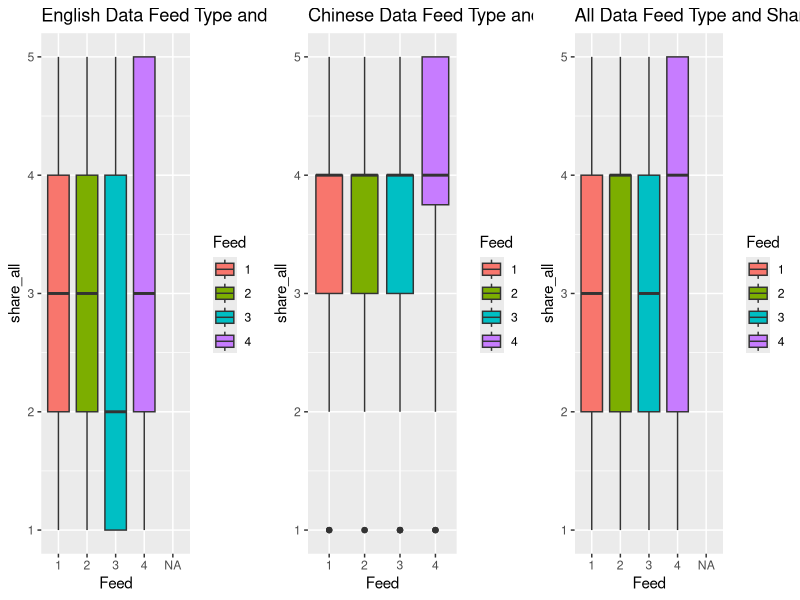
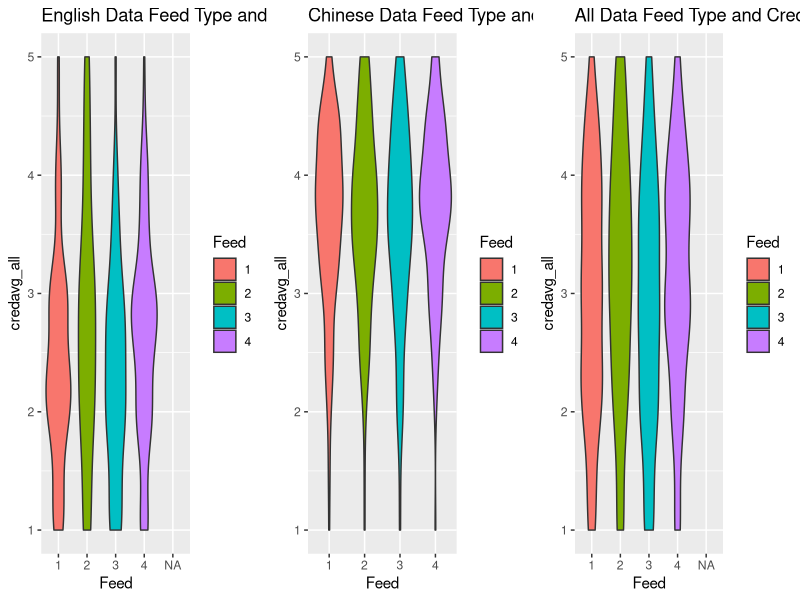
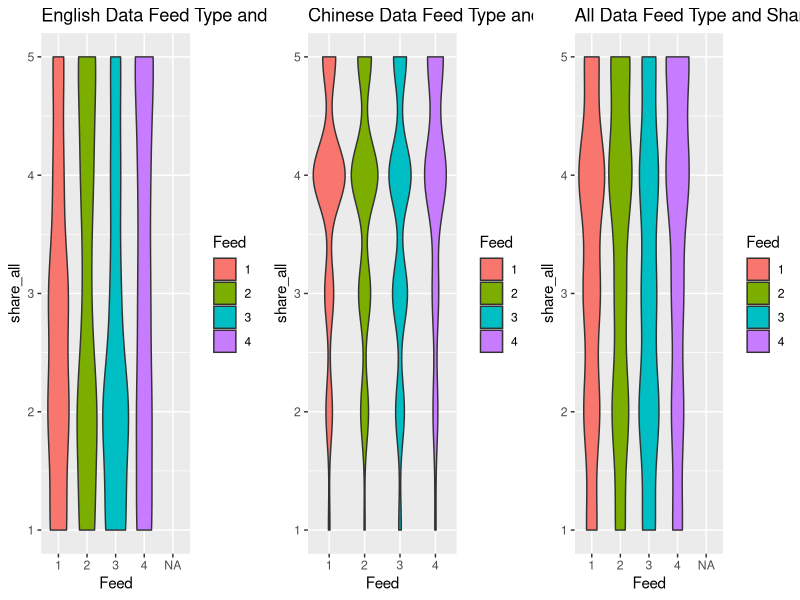
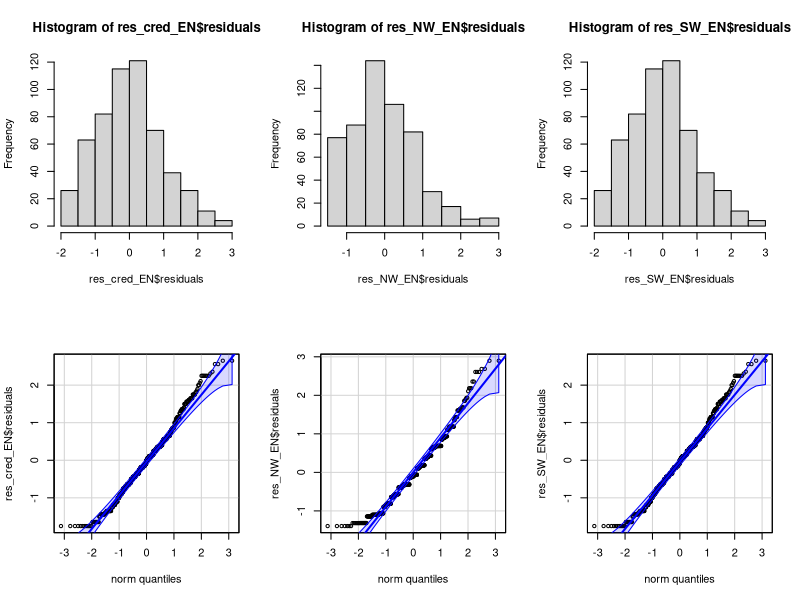
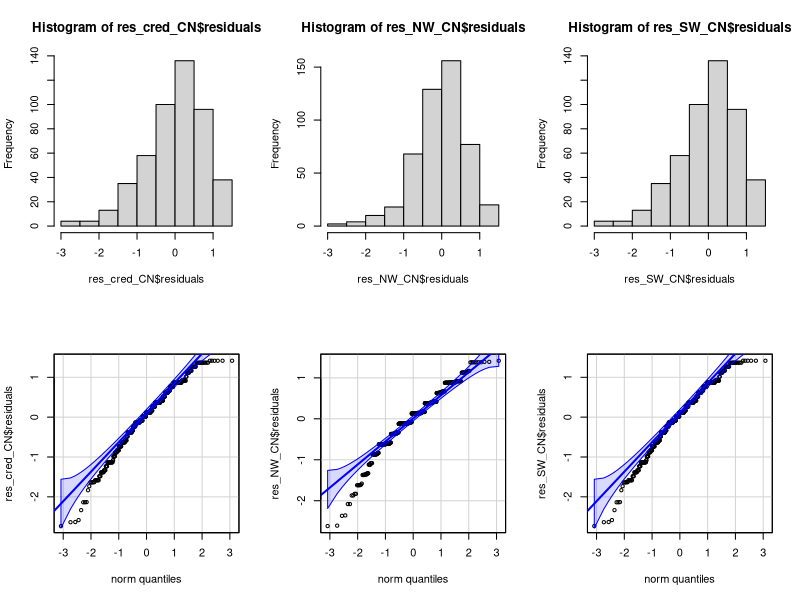
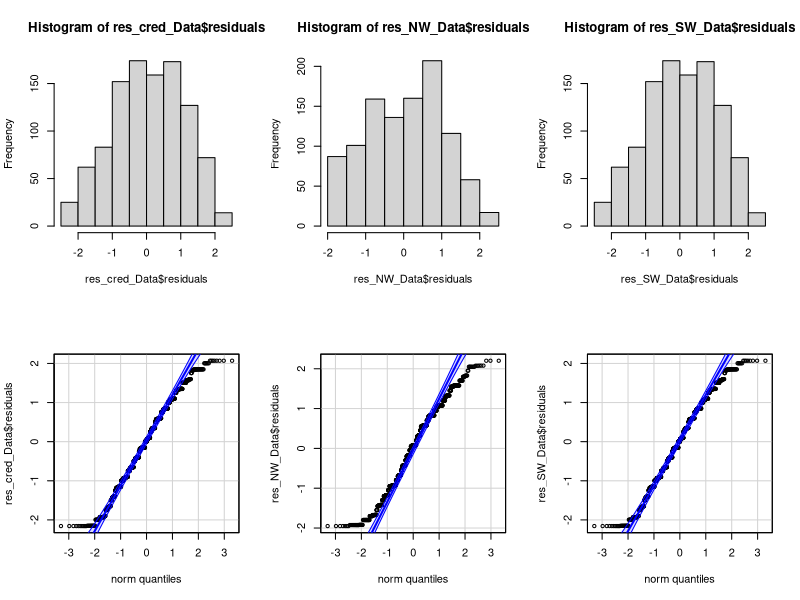

Source code (R) for these figures, in order:
## ---- chunk 1
knitr::opts_chunk$set(echo = TRUE)
## ---- chunk 2
library(readr)
library(dplyr)
library(car)
library(ggplot2)
library(gridExtra)
## ---- chunk 3
CNdata_filtered_120123 <- read_csv("CNdata_filtered_120123.csv")
ENdata_filtered_110123 <- read_csv("ENdata_filtered_110123.csv")
## ---- chunk 4
###need to use cred and nw totals... 

#Chinese data, renaming/changing data types to factors
CNdata_filtered_120123$Feed <- CNdata_filtered_120123$feed_typefour
CNdata_filtered_120123$Feed <- as.factor(CNdata_filtered_120123$Feed)
CNdata_filtered_120123$valence <- as.factor(CNdata_filtered_120123$valence)

#Chinese data, selecting relevant variables
Data_CN <- CNdata_filtered_120123 |> 
  dplyr::select(Feed,valence,credavg_all,nwavg_all,share_all,NewsSharing_SM,NewsCred_SM,AI_acceptance,GenTech_op,gender,age) |> 
  mutate(Group = 1)

#English data, adding/renaming relevant variables
ENdata_filtered_110123$NewsCred_SM <- unlist(ENdata_filtered_110123[,255])#rename to match CN data

#English data, selecting relevant variables
Data_EN <-ENdata_filtered_110123 |> 
  dplyr::mutate(valence = feed_valence) |>
  dplyr::mutate(Feed = feedtype_four) |> 
  dplyr::select(Feed,valence,credavg_all,nwavg_all,share_all,NewsSharing_SM,NewsCred_SM,AI_acceptance,GenTech_op,gender,age) |> 
  mutate(Group = 0)

#English data, changing data types to factors
Data_EN$Feed <- as.factor(Data_EN$Feed)
Data_EN$valence <- as.factor(Data_EN$valence)

#one dataframe, Group (1 = Chinese 0 = American)
Data <- rbind(Data_CN,Data_EN)
Data$Group <- as.factor(Data$Group)

#fixing age and gender
Data$age <- 2024 - Data$age
Data$gender <- as.factor(Data$gender)

#can select additional variables for regression, these were just the ones that stuck out as easy to add
## ---- chunk 5
#Feed X Shareworthiness (ordinal, so boxplot)
boxS1 <- ggplot(Data_EN, aes(Feed,share_all,fill=Feed)) +
  geom_boxplot() + 
  ggtitle("English Data Feed Type and Shareworthiness Scores (Ordinal)")

boxS2 <- ggplot(Data_CN, aes(Feed,share_all,fill=Feed)) +
  geom_boxplot() + 
  ggtitle("Chinese Data Feed Type and Shareworthiness Scores (Ordinal)")

boxS3 <- ggplot(Data, aes(Feed, share_all,fill=Feed)) +
  geom_boxplot() +
  ggtitle("All Data Feed Type and Shareworthiness Scores (Ordinal)")

grid.arrange(boxS1,boxS2,boxS3,nrow=1)

#------------------------------------------------------------------------------

#Feed X Creditworthiness
ViolinC1 <- ggplot(Data_EN, aes(Feed,credavg_all,fill=Feed)) +
  geom_violin() +
  ggtitle("English Data Feed Type and Creditworthiness Scores")

ViolinC2 <- ggplot(Data_CN, aes(Feed,credavg_all,fill=Feed)) +
  geom_violin() +
  ggtitle("Chinese Data Feed Type and Creditworthiness Scores")

ViolinC3 <- ggplot(Data, aes(Feed,credavg_all,fill=Feed)) +
  geom_violin() +
  ggtitle("All Data Feed Type and Creditworthiness Scores")

grid.arrange(ViolinC1,ViolinC2,ViolinC3, nrow=1)

#------------------------------------------------------------------------------

#Feed X Shareworthiness
ViolinS1 <- ggplot(Data_EN, aes(Feed,share_all,fill=Feed)) +
  geom_violin() +
  ggtitle("English Data Feed Type and Shareworthiness Scores")

ViolinS2 <- ggplot(Data_CN, aes(Feed,share_all,fill=Feed)) + 
  geom_violin() +
  ggtitle("Chinese Data Feed Type and Shareworthiness Scores")

ViolinS3 <- ggplot(Data, aes(Feed, share_all,fill=Feed)) +
  geom_violin() +
  ggtitle("All Data Feed Type and Shareworthiness Scores")

grid.arrange(ViolinS1,ViolinS2,ViolinS3, nrow=1)

## ---- chunk 6
#Residual Check for the 3 main outcome variables for the English data only

# Credibility
res_cred_EN <- aov(credavg_all~Feed,Data_EN)
# Newsworthiness
res_NW_EN <- aov(nwavg_all~Feed,Data_EN)
# Shareworthiness
res_SW_EN <- aov(credavg_all~Feed,Data_EN)

#Residual Check for the 3 main outcome variables for the Chinese data only

# Credibility
res_cred_CN <- aov(credavg_all~Feed,Data_CN)
# Newsworthiness
res_NW_CN <- aov(nwavg_all~Feed,Data_CN)
# Shareworthiness
res_SW_CN <- aov(credavg_all~Feed,Data_CN)

# Residual Check for the 3 main outcome variables for the combined data

# Credibility
res_cred_Data <- aov(credavg_all~Feed,Data)
# Newsworthiness
res_NW_Data <- aov(nwavg_all~Feed,Data)
# Shareworthiness
res_SW_Data <- aov(credavg_all~Feed,Data)

## ---- chunk 7
# English only

#plots, histogram and QQ
par(mfrow=c(2,3))
hist(res_cred_EN$residuals)
hist(res_NW_EN$residuals)
hist(res_SW_EN$residuals)
qqPlot(res_cred_EN$residuals,id=FALSE)
qqPlot(res_NW_EN$residuals,id=FALSE)
qqPlot(res_SW_EN$residuals,id=FALSE)


# Chinese only

#plots, histogram and QQ
par(mfrow=c(2,3))
hist(res_cred_CN$residuals)
hist(res_NW_CN$residuals)
hist(res_SW_CN$residuals)
qqPlot(res_cred_CN$residuals,id=FALSE)
qqPlot(res_NW_CN$residuals,id=FALSE)
qqPlot(res_SW_CN$residuals,id=FALSE)


# combined

#plots, histogram and QQ
par(mfrow=c(2,3))
hist(res_cred_Data$residuals)
hist(res_NW_Data$residuals)
hist(res_SW_Data$residuals)
qqPlot(res_cred_Data$residuals,id=FALSE)
qqPlot(res_NW_Data$residuals,id=FALSE)
qqPlot(res_SW_Data$residuals,id=FALSE)
## ---- chunk 8
shapiro.test(res_cred_CN$residuals)
shapiro.test(res_NW_CN$residuals)
shapiro.test(res_SW_CN$residuals)

shapiro.test(res_cred_EN$residuals)
shapiro.test(res_NW_EN$residuals)
shapiro.test(res_SW_EN$residuals)

shapiro.test(res_cred_Data$residuals)
shapiro.test(res_NW_Data$residuals)
shapiro.test(res_SW_Data$residuals)
## ---- chunk 9
###Use Levene's
library(car)

##newsworthiness... p > .05 for all three partitions of the data, so no concerns about heterogeneity of variance for newsworthiness across the 4 different feed types
leveneTest(nwavg_all~Feed,data=Data_EN) #passed
leveneTest(nwavg_all~Feed,data=Data_CN) #passed
leveneTest(nwavg_all~Feed,data=Data) #passed

##shareworthiness...
leveneTest(share_all~Feed,data=Data_EN) #failed X
leveneTest(share_all~Feed,data=Data_CN) #passed
leveneTest(share_all~Feed,data=Data) #passed

##creditworthiness...
leveneTest(credavg_all~Feed,data=Data_EN) #failed X
leveneTest(credavg_all~Feed,data=Data_CN) #passed
leveneTest(credavg_all~Feed,data=Data) #passed

#-------------------------------------------
#valence

#newsworthiness
leveneTest(nwavg_all~valence,data=Data_EN) #failed X
leveneTest(nwavg_all~valence,data=Data_CN) #passed
leveneTest(nwavg_all~valence,data=Data) # failed X

##shareworthiness...
leveneTest(share_all~valence,data=Data_EN) # passed 
leveneTest(share_all~valence,data=Data_CN) # passed
leveneTest(share_all~valence,data=Data) # passed

##creditworthiness...
leveneTest(credavg_all~valence,data=Data_EN) # failed X
leveneTest(credavg_all~valence,data=Data_CN) # passed
leveneTest(credavg_all~valence,data=Data) # passed

